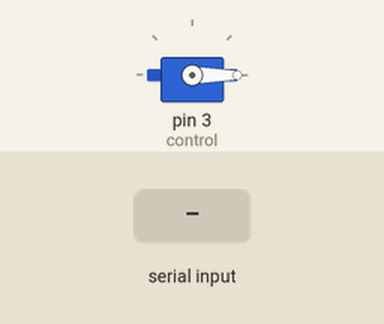
This sketch was run on a simulated Arduino Uno, built with avr-gcc and run on an emulated ATmega328P. Parts: servo. The test bench sets the inputs (shaded band).

Above: at 3.2 s.
3.3 s: "30,150\n" received over the second serial link
At 4.7 s:
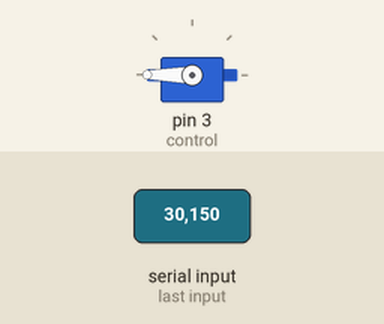
6.3 s: "90\n" received over the second serial link
At 9.1 s:
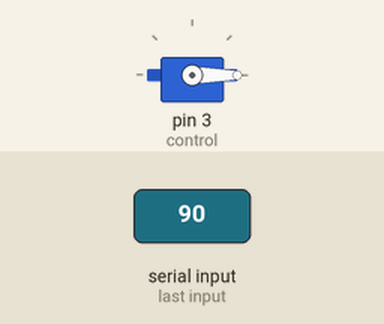
9.3 s: "200\n" received over the second serial link
At 10.3 s:
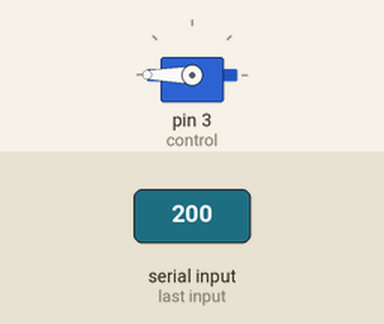
Timing chart, 0 to 13.2 s (numbered marks = the images above; inputs shaded):
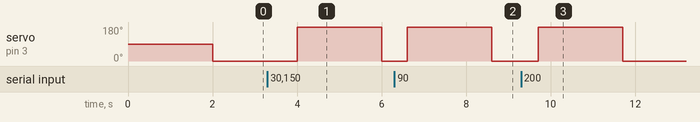

The sketch:

programa-08.ino
```cpp
#include <Servo.h>
#include <SoftwareSerial.h>

SoftwareSerial myBT(10, 11);

const byte control = 3;

Servo servo;

void setup()
{
    pinMode(control, OUTPUT);
    servo.attach(control);
    myBT.begin(38400);
    Serial.begin(9600);

    delay(2000);
}

void loop()
{
    servo.write(0);
    int angle = selectAngle();
    execute(angle);
}

int selectAngle()
{
    int angle = 0;
    bool stop = true;

    while (stop)
    {
        while (myBT.available())
        {
            angle *= 10;
            angle += (int)myBT.read() - 48;
            delay(100);
            if (!myBT.available())
            {
                stop = false;
            }
        }
    }
    return angle;
}

void execute(int angle)
{
    if (angle > 180)
    {
        angle = 180;
    }
    else
    {
        if (angle < 0)
        {
            angle = 0;
        }
    }

    servo.write(angle);
    delay(2000);
}   
```

Measured:
- after the input at 3.3 s, servo on pin 3 (control): 0° → 180° after 0.70 s, → 0° 2.0 s later
- after the input at 6.3 s, servo on pin 3 (control): 0° → 180° after 0.30 s, → 0° 2.0 s later
- after the input at 9.3 s, servo on pin 3 (control): 0° → 180° after 0.40 s, → 0° 2.0 s later
